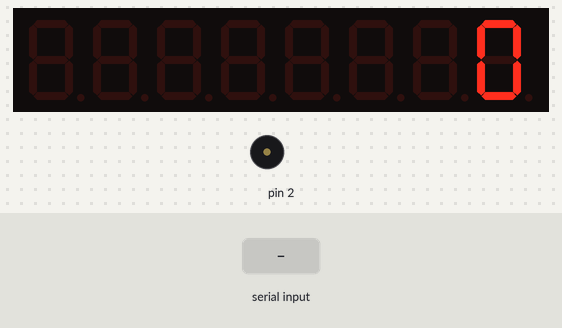
Recording of a sketch running on a simulated Arduino Uno, built with avr-gcc and run on an emulated ATmega328P. Shown: 8-digit seven-segment display, buzzer (waves = sounding). Inputs (shaded band) come from the test bench.

Above: at 1.2 s.
1.3 s: "." received over Serial
At 1.45 s:
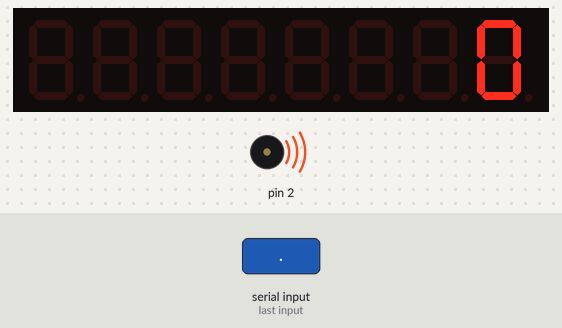
Timing chart, 0 to 10.3 s (numbered marks = the images above; inputs shaded):
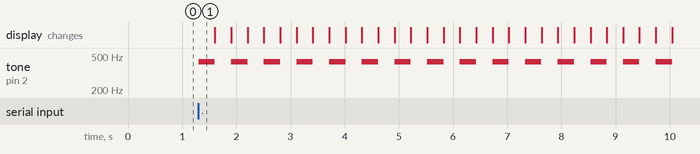

The sketch:

advent-of-code-03a.ino
```cpp
#include "LedControl.h"

int nums[3];
int curnum = 0;
int total = 0;

LedControl lcd(12, 11, 10, 1);

void showNumber(int number, char pos, char width=4) {
    bool negative = number < 0;
    number = abs(number);
    for(int p=pos, w=width; w--; p++) {
        lcd.setChar(0, p, ' ', false);
    }
    for(; width--; pos++) {
        char digit = number % 10;
        number /= 10;
        lcd.setDigit(0, pos, digit, false);
        if (!number) {
            break;
        }
    }
    if (negative) {
        lcd.setChar(0, pos + 1, '-', false);
    }
}

void setup() {
    lcd.shutdown(0, false);
    lcd.setIntensity(0,15);
    lcd.clearDisplay(0);
    showNumber(0, total);
    pinMode(2, OUTPUT);
    nums[0] = nums[1] = nums[2] = 0;
    Serial.begin(9600);
}


void loop() {
    int b;
    if (Serial.available() > 0) {
        b = Serial.read();
        if ((b >= '0') && (b <= '9')) {
            nums[curnum] = 10 * nums[curnum] + b - '0';
        }
        else if (nums[curnum]) {
            showNumber(nums[curnum], 4);
            curnum++;
            if (curnum == 3) {
                if ((nums[0] < nums[1] + nums[2]) && (nums[1] < nums[0] + nums[2]) && (nums[2] < nums[0] + nums[1])) {
                    showNumber(++total, 0);
                    digitalWrite(2, HIGH);
                    delay(1);
                    digitalWrite(2, LOW);
                }
                curnum = nums[0] = nums[1] = nums[2] = 0;
            }
        }

        if (b == '.') {
            for(;;) {
                lcd.clearDisplay(0);
                showNumber(total, 0);
                tone(2, 430, 300);
                delay(300);
                lcd.setIntensity(0, 2);
                delay(300);
                lcd.setIntensity(0, 15);
            }
        }
    }
}
```

Measured:
- after the input at 1.3 s, tone on pin 2: alternates 430 Hz for 0.30 s and silent for 0.30 s, starting at once
